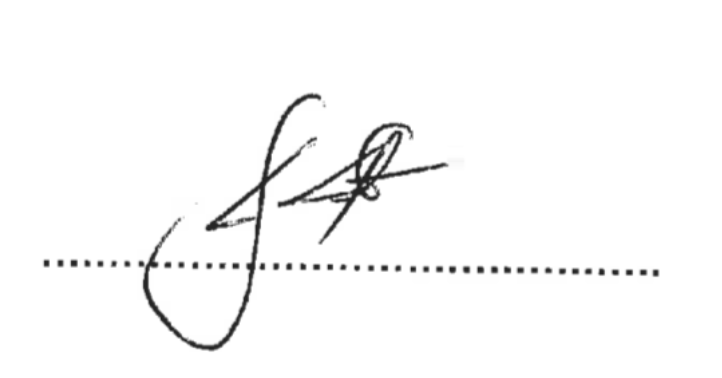
#> input picture app/assets/lechesa_signature.png, 722 x 378 px
$ python -i tender_form_intelligence_engine.py   (imports and definitions only)
#> lines starting #> are read from the running program, lines starting #| are printed output that depends on the picture; after the words box and inside, x2 and y2 are one past the last pixel; in counts of white or black regions, pixels touching at a corner belong together
#> further down, picture is the input picture: PIL image 722x378 RGBA; mean R, G, B, A 249.4, 249.4, 249.4, 255

"""
LMCP AutoQuote System
V21.5 Real Handwriting Engine

Drop-in target:
    app/services/tender_form_intelligence_engine.py

This version improves V21.4 by:
- building a cleaner glyph library from the handwriting alphabet image
- forcing row/column glyph ordering instead of noisy connected-component ordering
- normalising every glyph to a standard baseline height
- rendering readable words from glyphs
- falling back cleanly for missing glyphs
- keeping V21.3/V21.4 training-map placement
- never inserting typed PDF text
"""

from __future__ import annotations

import io
import math
import random
import re
import uuid
from dataclasses import dataclass
from datetime import datetime, timezone
from pathlib import Path
from typing import Any, Dict, List, Optional, Tuple

try:
    import fitz
except Exception:
    fitz = None

try:
    from PIL import Image, ImageDraw, ImageFont, ImageFilter, ImageOps
except Exception:
    Image = ImageDraw = ImageFont = ImageFilter = ImageOps = None


ENGINE_VERSION = "V21.5_REAL_HANDWRITING_ENGINE"
PROJECT_ROOT = Path("/app") if Path("/app").exists() else Path.cwd()
OUTPUT_DIR = PROJECT_ROOT / "runtime" / "tender_form_intelligence" / "completed_forms"
DEBUG_DIR = PROJECT_ROOT / "runtime" / "tender_form_intelligence" / "debug"
GLYPH_DIR = PROJECT_ROOT / "runtime" / "handwriting_glyphs"

ROWS = [
    list("ABCDEFGHIJKLM"),
    list("NOPQRSTUVWXYZ"),
    list("1234567890"),
    list("abcdefghijklm"),
    list("nopqrstuvwxyz"),
]
ORDERED_GLYPHS = [c for row in ROWS for c in row]


@dataclass
class Field:
    page: int
    x: float
    y: float
    w: float
    h: float
    text: str = ""
    name: str = ""
    size: int = 14
    mark: str = "text"   # text, x, square, signature
    lines: int = 1


def _now() -> str:
    return datetime.now(timezone.utc).isoformat()


def _clean(v: Any) -> str:
    return re.sub(r"\s+", " ", str(v or "").replace("\n", " ").replace("\r", " ")).strip()


# [69 lines left out: functions _resolve, _deps, _ink, _png, _font, _fallback_text, not called in this run]


def _to_alpha_image(src: Image.Image, ink=(2, 2, 2, 255)) -> Image.Image:
    """Convert a photo/scan to transparent handwritten ink."""
#> called with ink = (2, 2, 2, 255)
    gray = ImageOps.grayscale(src.convert("RGB"))
    gray = ImageOps.autocontrast(gray)
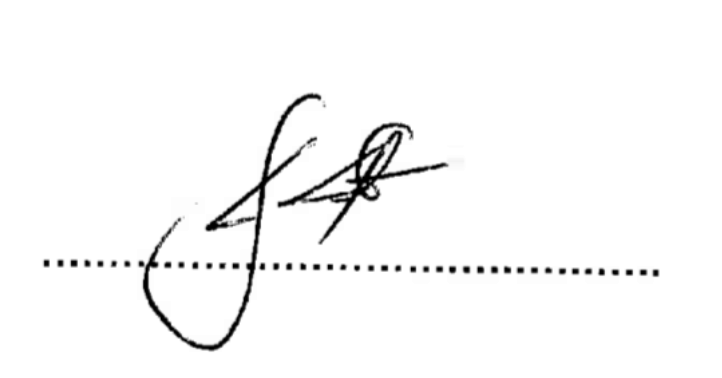
#> gray: PIL image 722x378 L; min 0, max 255, mean 248.5

    # Strong threshold but not too harsh. Dark writing becomes alpha.
    # Any faint paper shadows vanish.
    alpha = gray.point(lambda p: 255 if p < 165 else 0)
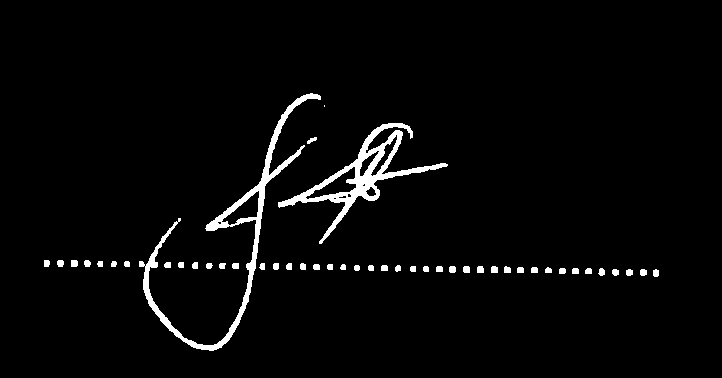
#> alpha: PIL image 722x378 L; 3% white; 47 white regions (1 under 20 px), largest, box (x1, y1, x2, y2) and area: (139, 93, 321, 351) 3357, (278, 123, 448, 244) 3068, (71, 260, 78, 267) 47
    rgba = Image.new("RGBA", gray.size, ink)
    rgba.putalpha(alpha)
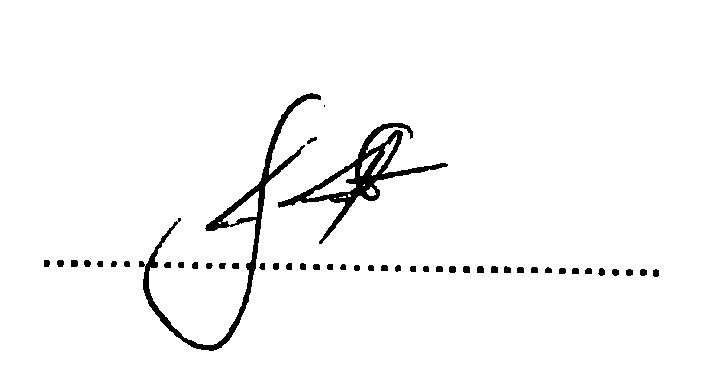
#> rgba: PIL image 722x378 RGBA; mean R, G, B, A 2, 2, 2, 7.6; transparent parts drawn white
    return rgba


# [308 lines left out: functions _crop_alpha, _row_bounding_boxes, _segment_row, _normalize_glyph, build_glyph_library, _load_glyph and 4 more, not called in this run]


def _f(page, x, y, w, h, text="", name="", size=13, mark="text", lines=1):
    return Field(page=page, x=x, y=y, w=w, h=h, text=text, name=name, size=size, mark=mark, lines=lines)


# [225 lines left out: functions _training_map, _manual, _insert_signature, complete_tender_form_intelligence, get_tender_form_intelligence_status, detect_training_template and 1 more, not called in this run]


def locate_writable_fields(input_pdf: str, page_number: int = 1, limit: int = 30):
    return {"status":"ok","engine_version":ENGINE_VERSION,"message":"V21.5 uses real handwriting training maps; locator not used for trained template.","candidates":[]}


# compatibility aliases
def complete_form_with_tender_intelligence(payload): return complete_tender_form_intelligence(payload)
def complete_tender_form(payload): return complete_tender_form_intelligence(payload)
def complete_form(payload): return complete_tender_form_intelligence(payload)
def complete_sbd_form(payload): return complete_tender_form_intelligence(payload)
def complete_tender_form_from_payload(payload): return complete_tender_form_intelligence(payload)
def run_tender_form_intelligence(payload): return complete_tender_form_intelligence(payload)

>>> from PIL import Image
>>> picture = Image.open('../../../app/assets/lechesa_signature.png')
>>> result = _to_alpha_image(picture)
